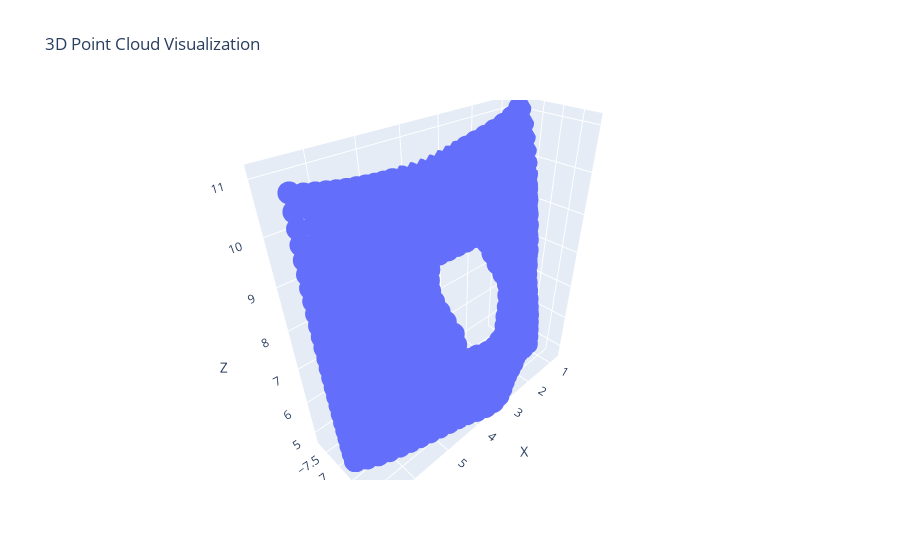

The notebook cell this image was saved under:
### Code cell
import plotly.graph_objects as go
import numpy as np
x = point_cloud[:, :, 0].ravel()
y = point_cloud[:, :, 1].ravel()
z = point_cloud[:, :, 2].ravel()

# print(point_cloud)
# Create a 3D scatter plot
fig = go.Figure(data=[go.Scatter3d(x=x, y=y, z=z, mode='markers')])

# Update layout with axis labels and title
fig.update_layout(scene=dict(
    xaxis_title='X',
    yaxis_title='Y',
    zaxis_title='Z'),
    title="3D Point Cloud Visualization"
)

### Figure 1 — Plotly figure (JSON) as saved in the notebook; plotly's stock layout.template omitted (floating-point values rounded to 4 significant figures; data arrays with more than 128 entries replaced by an {"elided": "..."} marker saying what was removed)
{"data": [{"mode": "markers", "type": "scatter3d", "x": {"elided": "580 float values"}, "y": {"elided": "580 float values"}, "z": {"elided": "580 float values"}}], "layout": {"scene": {"xaxis": {"title": {"text": "X"}}, "yaxis": {"title": {"text": "Y"}}, "zaxis": {"title": {"text": "Z"}}}, "title": {"text": "3D Point Cloud Visualization"}}}
